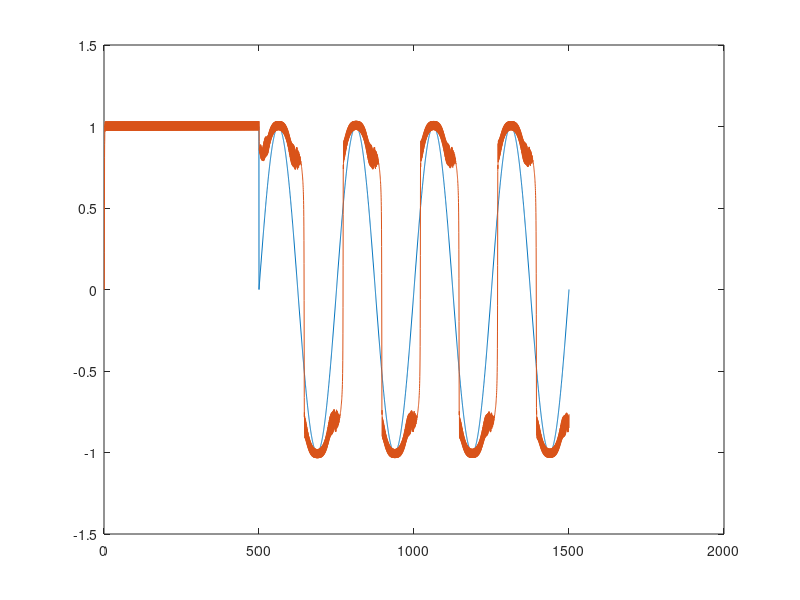

Write MATLAB code to recreate this figure.
dt = 0.25;
mu = [0.01;0.01];
b = [-1;-1];
P = 10;

alpha = [1.2,1,0.8]';
beta = [0.76,0.70]';
r = [ones(1,(500/dt)-1),sin(2*pi*(500:dt:1500)/250)];


x0 = [0;0];
x1 = zeros(2,floor(1500/dt)); x1(:,1:2) = [x0,x0];
x2 = zeros(2,floor(1500/dt)); x2(:,1:2) = [x0,x0];
xp = zeros(1,floor(1500/dt)); xp(1:2) = [0,0];
u1 = [0,0,0];

S = zeros(P,2);
e = zeros(P,1);
z_b = [0,0;0,0];

for k = 3:ceil(1500/dt)
    % DNU 1
    u1(2:end) = u1(1:end-1);
    u1(1) = tanh(x1(1,k));
    f1 = 1 - x1(1,k)^2;
    x1(:,k+1) = [x1(2,k);r(k) - tanh(b(1)*x1(1,k)) - tanh(b(2)*x1(2,k)*f1)];
    
    % Plant
    xp(k) = dt*(xp([k-1,k-2])*beta + u1*alpha);
    
    % DNU 2
    u2 = tanh(x2(1,k));
    f2 = 1 - x2(1,k)^2;
    x2(:,k+1) = [x2(2,k);xp(k) - tanh(b(1)*x2(1,k)) - tanh(b(2)*x2(2,k)*f2)];
    
    % Back propagation
    e(1:end-1) = e(2:end);
    e(end) = u1(1) - u2;
    
    f_prime = -2*x2(1,k);
    phi_x = [0,1;-(((sech(b(1)*x2(1,k)))^2)*b(1) + (sech(b(2)*x2(2,k)*f2)^2)*b(2)*x2(2,k)*f_prime),-((sech(b(2)*x2(2,k)*f2))^2)*b(2)*f2];
    phi_b = [0,0;-((sech(b(1)*x2(1,k)))^2)*x2(1,k),-((sech(b(1)*x2(2,k)*f2))^2)*x2(2,k)*f2];
    psi_x = [(sech(x2(1,k)))^2,0];
    psi_b = [0,0];
    
    S(1:end-1,:) = S(2:end,:);
    S(end,:) = psi_x*z_b +psi_b;
    
    z_b = phi_x*z_b + phi_b;
    
    % Weight updation
    grad = ((sum([e,e].*S,1))')/min(P,k);
    delta_b = mu.*grad;
    b = b +delta_b;
end

plot((dt:dt:1500),r);
hold on
plot((dt:dt:1500),xp);